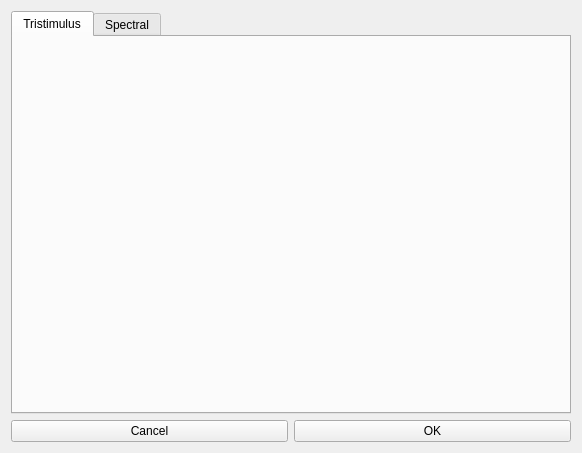
<?xml version="1.0" encoding="UTF-8"?>
<ui version="4.0">
 <class>ColorPicker</class>
 <widget class="QDialog" name="ColorPicker">
  <property name="geometry">
   <rect>
    <x>0</x>
    <y>0</y>
    <width>582</width>
    <height>453</height>
   </rect>
  </property>
  <property name="windowTitle">
   <string>Dialog</string>
  </property>
  <layout class="QVBoxLayout" name="verticalLayout">
   <item>
    <widget class="QTabWidget" name="tabWidget">
     <property name="currentIndex">
      <number>0</number>
     </property>
     <widget class="QWidget" name="tristimulusTab">
      <attribute name="title">
       <string>Tristimulus</string>
      </attribute>
      <layout class="QHBoxLayout" name="horizontalLayout_2">
       <item>
        <widget class="TristimulusColorPicker" name="tristimulusPicker" native="true"/>
       </item>
      </layout>
     </widget>
     <widget class="QWidget" name="spectralTab">
      <attribute name="title">
       <string>Spectral</string>
      </attribute>
      <layout class="QHBoxLayout" name="horizontalLayout_3">
       <item>
        <widget class="SpectralColorPicker" name="spectralPicker" native="true"/>
       </item>
      </layout>
     </widget>
    </widget>
   </item>
   <item>
    <layout class="QHBoxLayout" name="horizontalLayout">
     <property name="topMargin">
      <number>0</number>
     </property>
     <item>
      <widget class="QPushButton" name="cancelButton">
       <property name="text">
        <string>Cancel</string>
       </property>
       <property name="autoDefault">
        <bool>false</bool>
       </property>
      </widget>
     </item>
     <item>
      <widget class="QPushButton" name="okayButton">
       <property name="text">
        <string>OK</string>
       </property>
       <property name="autoDefault">
        <bool>false</bool>
       </property>
      </widget>
     </item>
    </layout>
   </item>
  </layout>
 </widget>
 <customwidgets>
  <customwidget>
   <class>TristimulusColorPicker</class>
   <extends>QWidget</extends>
   <header location="global">tristimuluscolorpicker.hh</header>
   <container>1</container>
  </customwidget>
  <customwidget>
   <class>SpectralColorPicker</class>
   <extends>QWidget</extends>
   <header location="global">spectralcolorpicker.hh</header>
   <container>1</container>
  </customwidget>
 </customwidgets>
 <resources/>
 <connections/>
</ui>
